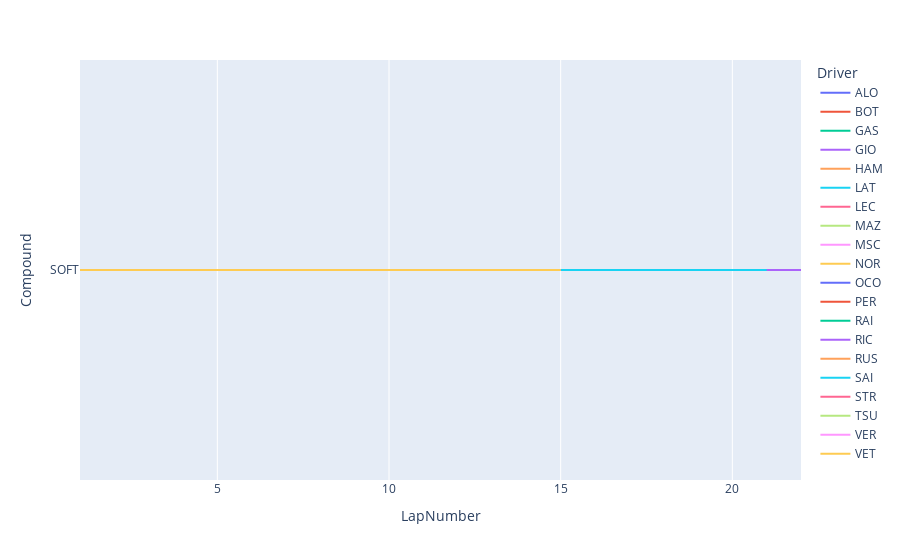

Notebook code cell kept with this figure:
### Code cell
px.line(race_df, x="LapNumber", y="Compound", color="Driver")

### Figure 1 — Plotly figure (JSON) as saved in the notebook; plotly's stock layout.template omitted (floating-point values rounded to 4 significant figures)
{"data": [{"hovertemplate": "Driver=ALO<br>LapNumber=%{x}<br>Compound=%{y}<extra></extra>", "legendgroup": "ALO", "line": {"color": "#636efa", "dash": "solid"}, "marker": {"symbol": "circle"}, "mode": "lines", "name": "ALO", "orientation": "h", "showlegend": true, "type": "scatter", "x": [1, 2, 3, 4, 5, 6, 7, 8, 9, 10, 11, 12], "xaxis": "x", "y": ["SOFT", "SOFT", "SOFT", "SOFT", "SOFT", "SOFT", "SOFT", "SOFT", "SOFT", "SOFT", "SOFT", "SOFT"], "yaxis": "y"}, {"hovertemplate": "Driver=BOT<br>LapNumber=%{x}<br>Compound=%{y}<extra></extra>", "legendgroup": "BOT", "line": {"color": "#EF553B", "dash": "solid"}, "marker": {"symbol": "circle"}, "mode": "lines", "name": "BOT", "orientation": "h", "showlegend": true, "type": "scatter", "x": [1, 2, 3, 4, 5, 6, 7, 8, 9, 10, 11, 12, 13, 14, 15, 16, 17, 18, 19, 20, 21, 22], "xaxis": "x", "y": ["SOFT", "SOFT", "SOFT", "SOFT", "SOFT", "SOFT", "SOFT", "SOFT", "SOFT", "SOFT", "SOFT", "SOFT", "SOFT", "SOFT", "SOFT", "SOFT", "SOFT", "SOFT", "SOFT", "SOFT", "SOFT", "SOFT"], "yaxis": "y"}, {"hovertemplate": "Driver=GAS<br>LapNumber=%{x}<br>Compound=%{y}<extra></extra>", "legendgroup": "GAS", "line": {"color": "#00cc96", "dash": "solid"}, "marker": {"symbol": "circle"}, "mode": "lines", "name": "GAS", "orientation": "h", "showlegend": true, "type": "scatter", "x": [1, 2, 3, 4, 5, 6, 7, 8, 9, 10, 11, 12, 13, 14], "xaxis": "x", "y": ["SOFT", "SOFT", "SOFT", "SOFT", "SOFT", "SOFT", "SOFT", "SOFT", "SOFT", "SOFT", "SOFT", "SOFT", "SOFT", "SOFT"], "yaxis": "y"}, {"hovertemplate": "Driver=GIO<br>LapNumber=%{x}<br>Compound=%{y}<extra></extra>", "legendgroup": "GIO", "line": {"color": "#ab63fa", "dash": "solid"}, "marker": {"symbol": "circle"}, "mode": "lines", "name": "GIO", "orientation": "h", "showlegend": true, "type": "scatter", "x": [1, 2, 3, 4, 5, 6, 7, 8, 9, 10, 11, 12, 13, 14, 15], "xaxis": "x", "y": ["SOFT", "SOFT", "SOFT", "SOFT", "SOFT", "SOFT", "SOFT", "SOFT", "SOFT", "SOFT", "SOFT", "SOFT", "SOFT", "SOFT", "SOFT"], "yaxis": "y"}, {"hovertemplate": "Driver=HAM<br>LapNumber=%{x}<br>Compound=%{y}<extra></extra>", "legendgroup": "HAM", "line": {"color": "#FFA15A", "dash": "solid"}, "marker": {"symbol": "circle"}, "mode": "lines", "name": "HAM", "orientation": "h", "showlegend": true, "type": "scatter", "x": [1, 2, 3, 4, 5, 6, 7, 8, 9, 10, 11, 12, 13, 14, 15, 16, 17, 18, 19, 20, 21, 22], "xaxis": "x", "y": ["SOFT", "SOFT", "SOFT", "SOFT", "SOFT", "SOFT", "SOFT", "SOFT", "SOFT", "SOFT", "SOFT", "SOFT", "SOFT", "SOFT", "SOFT", "SOFT", "SOFT", "SOFT", "SOFT", "SOFT", "SOFT", "SOFT"], "yaxis": "y"}, {"hovertemplate": "Driver=LAT<br>LapNumber=%{x}<br>Compound=%{y}<extra></extra>", "legendgroup": "LAT", "line": {"color": "#19d3f3", "dash": "solid"}, "marker": {"symbol": "circle"}, "mode": "lines", "name": "LAT", "orientation": "h", "showlegend": true, "type": "scatter", "x": [1, 2, 3, 4, 5, 6, 7, 8], "xaxis": "x", "y": ["SOFT", "SOFT", "SOFT", "SOFT", "SOFT", "SOFT", "SOFT", "SOFT"], "yaxis": "y"}, {"hovertemplate": "Driver=LEC<br>LapNumber=%{x}<br>Compound=%{y}<extra></extra>", "legendgroup": "LEC", "line": {"color": "#FF6692", "dash": "solid"}, "marker": {"symbol": "circle"}, "mode": "lines", "name": "LEC", "orientation": "h", "showlegend": true, "type": "scatter", "x": [1, 2, 3, 4, 5, 6, 7, 8, 9, 10, 11, 12, 13, 14, 15, 16, 17, 18, 19, 20], "xaxis": "x", "y": ["SOFT", "SOFT", "SOFT", "SOFT", "SOFT", "SOFT", "SOFT", "SOFT", "SOFT", "SOFT", "SOFT", "SOFT", "SOFT", "SOFT", "SOFT", "SOFT", "SOFT", "SOFT", "SOFT", "SOFT"], "yaxis": "y"}, {"hovertemplate": "Driver=MAZ<br>LapNumber=%{x}<br>Compound=%{y}<extra></extra>", "legendgroup": "MAZ", "line": {"color": "#B6E880", "dash": "solid"}, "marker": {"symbol": "circle"}, "mode": "lines", "name": "MAZ", "orientation": "h", "showlegend": true, "type": "scatter", "x": [1, 2, 3, 4, 5, 6, 7, 8, 9], "xaxis": "x", "y": ["SOFT", "SOFT", "SOFT", "SOFT", "SOFT", "SOFT", "SOFT", "SOFT", "SOFT"], "yaxis": "y"}, {"hovertemplate": "Driver=MSC<br>LapNumber=%{x}<br>Compound=%{y}<extra></extra>", "legendgroup": "MSC", "line": {"color": "#FF97FF", "dash": "solid"}, "marker": {"symbol": "circle"}, "mode": "lines", "name": "MSC", "orientation": "h", "showlegend": true, "type": "scatter", "x": [1, 2, 3, 4, 5, 6, 7, 8, 9, 10], "xaxis": "x", "y": ["SOFT", "SOFT", "SOFT", "SOFT", "SOFT", "SOFT", "SOFT", "SOFT", "SOFT", "SOFT"], "yaxis": "y"}, {"hovertemplate": "Driver=NOR<br>LapNumber=%{x}<br>Compound=%{y}<extra></extra>", "legendgroup": "NOR", "line": {"color": "#FECB52", "dash": "solid"}, "marker": {"symbol": "circle"}, "mode": "lines", "name": "NOR", "orientation": "h", "showlegend": true, "type": "scatter", "x": [1, 2, 3, 4, 5, 6, 7, 8, 9, 10, 11, 12, 13, 14, 15, 16, 17, 18, 19, 20], "xaxis": "x", "y": ["SOFT", "SOFT", "SOFT", "SOFT", "SOFT", "SOFT", "SOFT", "SOFT", "SOFT", "SOFT", "SOFT", "SOFT", "SOFT", "SOFT", "SOFT", "SOFT", "SOFT", "SOFT", "SOFT", "SOFT"], "yaxis": "y"}, {"hovertemplate": "Driver=OCO<br>LapNumber=%{x}<br>Compound=%{y}<extra></extra>", "legendgroup": "OCO", "line": {"color": "#636efa", "dash": "solid"}, "marker": {"symbol": "circle"}, "mode": "lines", "name": "OCO", "orientation": "h", "showlegend": true, "type": "scatter", "x": [1, 2, 3, 4, 5, 6, 7, 8, 9, 10, 11, 12], "xaxis": "x", "y": ["SOFT", "SOFT", "SOFT", "SOFT", "SOFT", "SOFT", "SOFT", "SOFT", "SOFT", "SOFT", "SOFT", "SOFT"], "yaxis": "y"}, {"hovertemplate": "Driver=PER<br>LapNumber=%{x}<br>Compound=%{y}<extra></extra>", "legendgroup": "PER", "line": {"color": "#EF553B", "dash": "solid"}, "marker": {"symbol": "circle"}, "mode": "lines", "name": "PER", "orientation": "h", "showlegend": true, "type": "scatter", "x": [1, 2, 3, 4, 5, 6, 7, 8, 9, 10, 11, 12, 13, 14, 15, 16, 17], "xaxis": "x", "y": ["SOFT", "SOFT", "SOFT", "SOFT", "SOFT", "SOFT", "SOFT", "SOFT", "SOFT", "SOFT", "SOFT", "SOFT", "SOFT", "SOFT", "SOFT", "SOFT", "SOFT"], "yaxis": "y"}, {"hovertemplate": "Driver=RAI<br>LapNumber=%{x}<br>Compound=%{y}<extra></extra>", "legendgroup": "RAI", "line": {"color": "#00cc96", "dash": "solid"}, "marker": {"symbol": "circle"}, "mode": "lines", "name": "RAI", "orientation": "h", "showlegend": true, "type": "scatter", "x": [1, 2, 3, 4, 5, 6, 7, 8, 9], "xaxis": "x", "y": ["SOFT", "SOFT", "SOFT", "SOFT", "SOFT", "SOFT", "SOFT", "SOFT", "SOFT"], "yaxis": "y"}, {"hovertemplate": "Driver=RIC<br>LapNumber=%{x}<br>Compound=%{y}<extra></extra>", "legendgroup": "RIC", "line": {"color": "#ab63fa", "dash": "solid"}, "marker": {"symbol": "circle"}, "mode": "lines", "name": "RIC", "orientation": "h", "showlegend": true, "type": "scatter", "x": [1, 2, 3, 4, 5, 6, 7, 8, 9, 10, 11, 12, 13, 14, 15, 16, 17, 18, 19, 20, 21, 22], "xaxis": "x", "y": ["SOFT", "SOFT", "SOFT", "SOFT", "SOFT", "SOFT", "SOFT", "SOFT", "SOFT", "SOFT", "SOFT", "SOFT", "SOFT", "SOFT", "SOFT", "SOFT", "SOFT", "SOFT", "SOFT", "SOFT", "SOFT", "SOFT"], "yaxis": "y"}, {"hovertemplate": "Driver=RUS<br>LapNumber=%{x}<br>Compound=%{y}<extra></extra>", "legendgroup": "RUS", "line": {"color": "#FFA15A", "dash": "solid"}, "marker": {"symbol": "circle"}, "mode": "lines", "name": "RUS", "orientation": "h", "showlegend": true, "type": "scatter", "x": [1, 2, 3, 4, 5, 6, 7, 8, 9, 10, 11, 12, 13, 14, 15, 16, 17], "xaxis": "x", "y": ["SOFT", "SOFT", "SOFT", "SOFT", "SOFT", "SOFT", "SOFT", "SOFT", "SOFT", "SOFT", "SOFT", "SOFT", "SOFT", "SOFT", "SOFT", "SOFT", "SOFT"], "yaxis": "y"}, {"hovertemplate": "Driver=SAI<br>LapNumber=%{x}<br>Compound=%{y}<extra></extra>", "legendgroup": "SAI", "line": {"color": "#19d3f3", "dash": "solid"}, "marker": {"symbol": "circle"}, "mode": "lines", "name": "SAI", "orientation": "h", "showlegend": true, "type": "scatter", "x": [1, 2, 3, 4, 5, 6, 7, 8, 9, 10, 11, 12, 13, 14, 15, 16, 17, 18, 19, 20, 21], "xaxis": "x", "y": ["SOFT", "SOFT", "SOFT", "SOFT", "SOFT", "SOFT", "SOFT", "SOFT", "SOFT", "SOFT", "SOFT", "SOFT", "SOFT", "SOFT", "SOFT", "SOFT", "SOFT", "SOFT", "SOFT", "SOFT", "SOFT"], "yaxis": "y"}, {"hovertemplate": "Driver=STR<br>LapNumber=%{x}<br>Compound=%{y}<extra></extra>", "legendgroup": "STR", "line": {"color": "#FF6692", "dash": "solid"}, "marker": {"symbol": "circle"}, "mode": "lines", "name": "STR", "orientation": "h", "showlegend": true, "type": "scatter", "x": [1, 2, 3, 4, 5, 6, 7, 8, 9, 10, 11, 12], "xaxis": "x", "y": ["SOFT", "SOFT", "SOFT", "SOFT", "SOFT", "SOFT", "SOFT", "SOFT", "SOFT", "SOFT", "SOFT", "SOFT"], "yaxis": "y"}, {"hovertemplate": "Driver=TSU<br>LapNumber=%{x}<br>Compound=%{y}<extra></extra>", "legendgroup": "TSU", "line": {"color": "#B6E880", "dash": "solid"}, "marker": {"symbol": "circle"}, "mode": "lines", "name": "TSU", "orientation": "h", "showlegend": true, "type": "scatter", "x": [1, 2, 3, 4, 5, 6, 7, 8, 9, 10], "xaxis": "x", "y": ["SOFT", "SOFT", "SOFT", "SOFT", "SOFT", "SOFT", "SOFT", "SOFT", "SOFT", "SOFT"], "yaxis": "y"}, {"hovertemplate": "Driver=VER<br>LapNumber=%{x}<br>Compound=%{y}<extra></extra>", "legendgroup": "VER", "line": {"color": "#FF97FF", "dash": "solid"}, "marker": {"symbol": "circle"}, "mode": "lines", "name": "VER", "orientation": "h", "showlegend": true, "type": "scatter", "x": [1, 2, 3, 4, 5, 6, 7, 8, 9, 10, 11, 12, 13, 14, 15], "xaxis": "x", "y": ["SOFT", "SOFT", "SOFT", "SOFT", "SOFT", "SOFT", "SOFT", "SOFT", "SOFT", "SOFT", "SOFT", "SOFT", "SOFT", "SOFT", "SOFT"], "yaxis": "y"}, {"hovertemplate": "Driver=VET<br>LapNumber=%{x}<br>Compound=%{y}<extra></extra>", "legendgroup": "VET", "line": {"color": "#FECB52", "dash": "solid"}, "marker": {"symbol": "circle"}, "mode": "lines", "name": "VET", "orientation": "h", "showlegend": true, "type": "scatter", "x": [1, 2, 3, 4, 5, 6, 7, 8, 9, 10, 11, 12, 13, 14, 15], "xaxis": "x", "y": ["SOFT", "SOFT", "SOFT", "SOFT", "SOFT", "SOFT", "SOFT", "SOFT", "SOFT", "SOFT", "SOFT", "SOFT", "SOFT", "SOFT", "SOFT"], "yaxis": "y"}], "layout": {"legend": {"title": {"text": "Driver"}, "tracegroupgap": 0}, "margin": {"t": 60}, "xaxis": {"anchor": "y", "domain": [0, 1], "title": {"text": "LapNumber"}}, "yaxis": {"anchor": "x", "domain": [0, 1], "title": {"text": "Compound"}}}}
